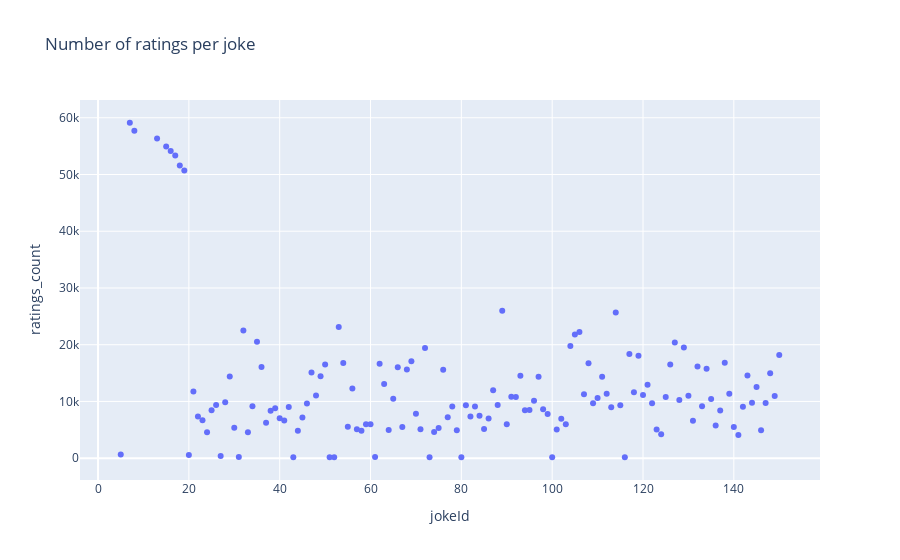

Source (notebook cell):
### Code cell
count_joke_ratings_df = ratings_df[['userId', 'jokeId']].groupby(['jokeId']).count().reset_index()
count_joke_ratings_df.columns = ['jokeId', 'ratings_count']
display(count_joke_ratings_df)
fig = px.scatter(count_joke_ratings_df, x='jokeId', y='ratings_count', title='Number of ratings per joke')
fig.show()

### Figure 1 — Plotly figure (JSON) as saved in the notebook; plotly's stock layout.template omitted (floating-point values rounded to 4 significant figures; data arrays with more than 128 entries replaced by an {"elided": "..."} marker saying what was removed)
{"data": [{"hovertemplate": "jokeId=%{x}<br>ratings_count=%{y}<extra></extra>", "legendgroup": "", "marker": {"color": "#636efa", "symbol": "circle"}, "mode": "markers", "name": "", "orientation": "v", "showlegend": false, "type": "scatter", "x": {"elided": "140 int values"}, "xaxis": "x", "y": {"elided": "140 int values"}, "yaxis": "y"}], "layout": {"autosize": true, "legend": {"tracegroupgap": 0}, "title": {"text": "Number of ratings per joke"}, "xaxis": {"anchor": "y", "autorange": true, "domain": [0, 1], "range": [-3.601, 158.6], "title": {"text": "jokeId"}, "type": "linear"}, "yaxis": {"anchor": "x", "autorange": true, "domain": [0, 1], "range": [-4699.0, 63990.0], "title": {"text": "ratings_count"}, "type": "linear"}}}
